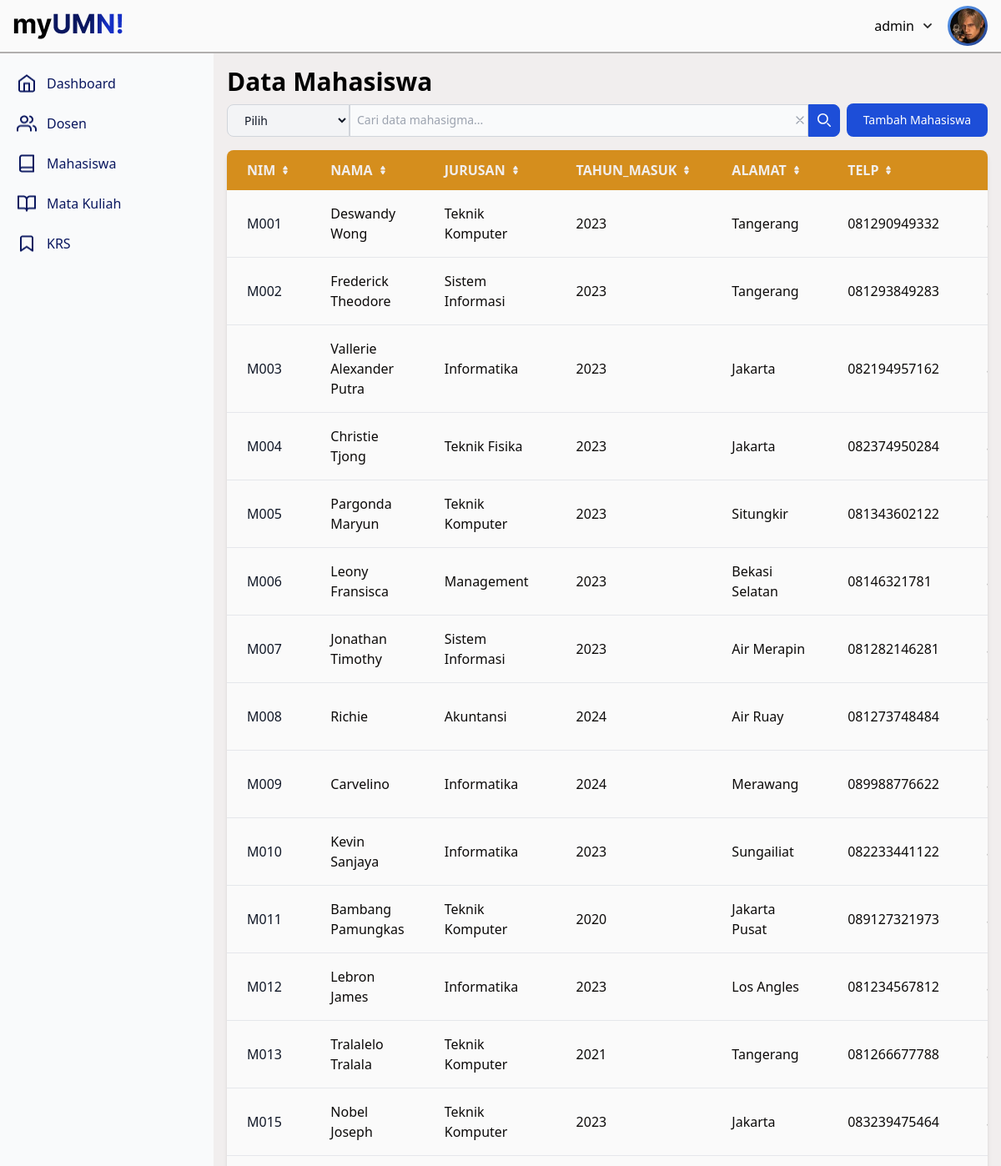
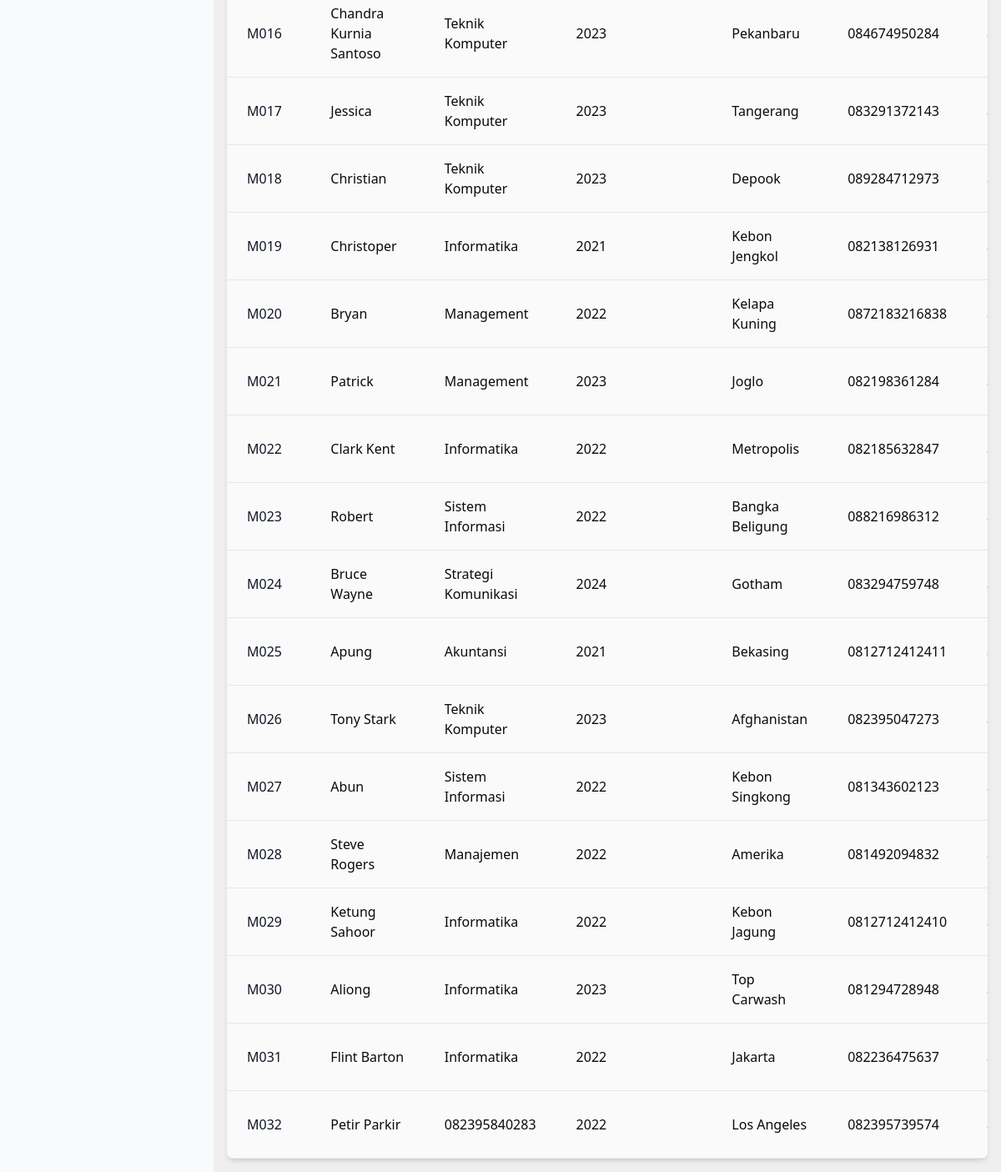
The page /project/menu?page=mahasiswa (signed in) on the database its author committed (2 pictures, top to bottom).
### tables this page shows
CREATE TABLE `mahasiswa` (
  `nim` varchar(20) NOT NULL,
  `nama` varchar(100) DEFAULT NULL,
  `jurusan` varchar(50) NOT NULL,
  `tahun_masuk` int(11) DEFAULT NULL,
  `alamat` text DEFAULT NULL,
  `telp` varchar(15) DEFAULT NULL,
  `user_input` varchar(50) DEFAULT NULL,
  `tanggal_input` timestamp NOT NULL DEFAULT current_timestamp()
);

### project/components/table.php (the view, shortened to what this page needs)
<?php
function render_table($result, $actions = []) {
    echo "<div class='relative overflow-x-auto shadow-md sm:rounded-lg mt-4'>";
    echo "<table class='w-full text-sm text-left rtl:text-right text-gray-500'>";
    echo "<thead class='text-base text-gray-700 uppercase bg-[#D58E1D]'>";
    echo "<tr>";
    while ($fieldinfo = mysqli_fetch_field($result)) {
        $fieldName = $fieldinfo->name;
        $params = $_GET;
        $params['sort'] = $fieldName;
        $params['dir'] = (($_GET['sort'] ?? '') === $fieldName && ($_GET['dir'] ?? 'asc') === 'asc') ? 'desc' : 'asc';
        $sortUrl = '?' . http_build_query($params);
        echo "<th scope='col' class='px-6 py-3 text-[#F1EEEE]'>";
        echo "<div class='flex items-center'>";
        echo "<a href=\"$sortUrl\" class='flex items-center hover:underline'>" . ucfirst($fieldName) . "
            <svg class='w-3 h-3 ms-1.5' xmlns='http://www.w3.org/2000/svg' fill='currentColor' viewBox='0 0 24 24'>
                <path d='M8.574 11.024h6.852a2.075 2.075 0 0 0 1.847-1.086 1.9 1.9 0 0 0-.11-1.986L13.736 2.9a2.122 2.122 0 0 0-3.472 0L6.837 7.952a1.9 1.9 0 0 0-.11 1.986 2.074 2.074 0 0 0 1.847 1.086Zm6.852 1.952H8.574a2.072 2.072 0 0 0-1.847 1.087 1.9 1.9 0 0 0 .11 1.985l3.426 5.05a2.123 2.123 0 0 0 3.472 0l3.427-5.05a1.9 1.9 0 0 0 .11-1.985 2.074 2.074 0 0 0-1.846-1.087Z'/>
            </svg></a>";
        echo "</div>";
        echo "</th>";
    }
    echo "</tr>";
    echo "</thead>";
    echo "<tbody class='text-base'>";
    while ($row = mysqli_fetch_assoc($result)) {
        echo "<tr class='bg-[#FAFAFA] border-b border-gray-200'>";
        $isFirst = true;
        foreach ($row as $value) {
            if ($isFirst) {
                echo "<th scope='row' class='px-6 py-4 font-medium text-gray-900 whitespace-nowrap'>" . htmlspecialchars($value) . "</th>";
                $isFirst = false;
            } else {
                echo "<td class='px-6 py-4 text-stone-950'>" . htmlspecialchars($value) . "</td>";
            }
        }
        echo "</tr>";
    }
    echo "</tbody>";
    echo "</table>";
    echo "</div>";
}
?>

### project/menu/index.php (shortened to what this page needs)
<?php
$username = $_SESSION['username'];
$role = $_SESSION['role'];
$sidebarItems = [
    ["name" => "Dashboard", "icon" => "../asset/Home.png", "link" => "?page=dashboard", "roles" => ["admin"]],
    ["name" => "Dosen", "icon" => "../asset/Users.png", "link" => "?page=dosen", "roles" => ["admin"]],
    ["name" => "Mahasiswa", "icon" => "../asset/Book.png", "link" => "?page=mahasiswa", "roles" => ["admin"]],
    ["name" => "Mata Kuliah", "icon" => "../asset/Book open.png", "link" => "?page=matakuliah", "roles" => ["admin"]],
    ["name" => "KRS", "icon" => "../asset/Bookmark.png", "link" => "?page=krs", "roles" => ["admin"]],
    ["name" => "Laporan Jadwal", "icon" => "../asset/Book open.png", "link" => "?page=users", "roles" => ["dosen"]],
    ["name" => "Laporan Jadwal", "icon" => "../asset/Book open.png", "link" => "?page=users", "roles" => ["mahasiswa"]],
];
?>
<!DOCTYPE html>
<html lang="en">
<head>
    <script src="https://cdn.tailwindcss.com"></script>
</head>
<body class="h-dvh w-screen overflow-hidden bg-[#F1EEEE]">
    <div class="header h-16 flex flex-row w-full items-center justify-between px-4 py-2 bg-[#FAFAFA] border-b-2 border-b-[#6B6765]/50">
        <img class="h-auto w-auto cursor-pointer" src="../asset/myUMN!.png" onclick="window.location.href='/menu/index.php'"/>
        <div class="relative flex flex-row items-center space-x-4">
            <div class="flex flex-row items-center space-x-2 cursor-pointer" onclick="toggleDropdown()" id="chevron-trigger">
                <p class="text-nowrap"><?=$username?></p>
                <img class="h-4 w-4" src="../asset/Chevron down.png" />
            </div>
            <div class="relative w-12 h-12">
                <div class="absolute inset-0 bg-gradient-to-br from-blue-400 to-blue-900 rounded-full p-[3px]">
                    <img class="w-full h-full rounded-full object-cover" src="../asset/LeonTest.png" />
                </div>
            </div>
        </div>
    </div>
    <div class="flex" style="height: calc(100vh - 4rem);">
        <div id="default-sidebar" class="w-64 flex-shrink-0 bg-gray-50">
            <div class="h-100 px-3 py-4 overflow-y-auto bg-gray-50 light:bg-[#FAFAFA]">
                <ul class="space-y-2 font-medium">
                <?php foreach ($sidebarItems as $item): ?>
                    <?php if (in_array($role, $item['roles'])): ?>
                        <li>
                            <a href="<?= htmlspecialchars($item['link']); ?>"
                            class="flex items-center p-2 text-[#0A175F] transition duration-75 rounded-lg hover:bg-[#D58E1D] hover:text-white group">
                                <img class="w-6 h-6 mr-3 transition duration-75 group-hover:invert group-hover:brightness-0"
                                    src="<?= htmlspecialchars($item['icon']); ?>"
                                    alt="<?= htmlspecialchars($item['name']); ?>">
                                <span class="text-[#0A175F] transition duration-75 group-hover:text-white"><?= htmlspecialchars($item['name']); ?></span>
                            </a>
                        </li>
                    <?php endif; ?>
                <?php endforeach; ?>
                </ul>
            </div>
        </div>
        <div id="main-content" class="flex-grow h-full w-full position-relative bg-[#F1EEEE] p-4 overflow-y-scroll">
            <?php
                $page = $_GET['page'] ?? 'dashboard';
                $allowedPages = [
                    'dashboard' => 'dashboard.php',
                    'dosen' => './dosen/index.php',
                    'mahasiswa' => './mahasiswa/index.php',
                    'matakuliah' => './matakuliah/index.php',
                    'krs' => './krs/index.php'
                ];
                if (array_key_exists($page, $allowedPages)) {
                    include $allowedPages[$page];
                } else {
                    echo "<p class='text-red-500'>Page not found.</p>";
                }
            ?>
        </div>
    </div>
</body>
</html>

### project/menu/mahasiswa/index.php (shortened to what this page needs)
<?php
include '../config.php';
include '../components/table.php';
$sortField = $_GET['sort'] ?? 'nim';
$sortDir = strtolower($_GET['dir'] ?? 'asc');
$sortDir = ($sortDir === 'desc') ? 'DESC' : 'ASC';
$searchKeyword = $_GET['keyword'] ?? '';
$whereClause = '';
$query = "SELECT * FROM mahasiswa $whereClause ORDER BY $sortField $sortDir";
$result = mysqli_query($conn, $query);
?>
<h1 class="text-3xl font-semibold mb-2">Data Mahasiswa</h1>
<div class="flex flex-wrap items-center justify-between gap-2">
<form class="flex-grow min-w-[200px]" method="GET" action="">
        <div class="flex w-full">
            <select
                name="field"
                class="shrink-0 z-10 inline-flex items-center py-2 px-4 text-sm font-medium text-gray-900 bg-gray-100 border border-gray-300 rounded-s-lg hover:bg-gray-200 focus:ring-4 focus:outline-none focus:ring-gray-100"
            >
                <option value="">Pilih</option>
            </select>
            <div class="relative flex-grow flex flex-row">
                <input
                    type="text"
                    name="keyword"
                    value="<?= htmlspecialchars($searchKeyword) ?>"
                    class="block p-2 w-full text-sm text-gray-900 bg-gray-50 border border-gray-300 focus:ring-blue-500 focus:border-blue-500 pr-10"
                    placeholder="Cari data mahasigma..."
                    required
                />
                <?php
                    $query = [];
                    if (isset($_GET['page'])) {
                        $query['page'] = $_GET['page'];
                    }
                    $clearUrl = '?' . http_build_query($query);
                ?>
                <a href="<?= $clearUrl ?>" class="absolute top-1/2 -translate-y-1/2 right-10 text-gray-400 hover:text-red-500">
                    <svg class="w-4 h-4" fill="none" stroke="currentColor" stroke-width="2" viewBox="0 0 24 24">
                        <path stroke-linecap="round" stroke-linejoin="round" d="M6 18L18 6M6 6l12 12" />
                    </svg>
                </a>
                <button
                    type="submit"
                    class="relative top-0 end-0 p-2.5 text-sm font-medium h-full text-white bg-blue-700 rounded-e-lg border border-blue-700 hover:bg-blue-800 focus:ring-4 focus:outline-none focus:ring-blue-300"
                >
                    <svg class="w-4 h-4" xmlns="http://www.w3.org/2000/svg" fill="none" viewBox="0 0 20 20">
                        <path stroke="currentColor" stroke-linecap="round" stroke-linejoin="round" stroke-width="2" d="m19 19-4-4m0-7A7 7 0 1 1 1 8a7 7 0 0 1 14 0Z"/>
                    </svg>
                </button>
            </div>
        </div>
    </form>
    <button
        class="text-white bg-blue-700 hover:bg-blue-800 focus:ring-4 focus:ring-blue-300 font-medium rounded-lg text-sm px-5 py-2.5 dark:bg-blue-600 dark:hover:bg-blue-700 focus:outline-none dark:focus:ring-blue-800"
        onclick="openModal({ title: 'Tambah Mahasiswa', url: '/menu/mahasiswa/tambah.php' })"
    >
        Tambah Mahasiswa
    </button>
</div>
<?php
render_table($result, [
    'Edit' => 'javascript:void(0)" onclick="openModal({ title: \'Edit Mahasiswa\', url: \'/menu/mahasiswa/edit.php?nim={nim}\' })',
    'Hapus' => '/menu/mahasiswa/hapus.php?nim={nim}'
]);
?>

### rows shown on the page
mahasiswa: nim "M001", nama "Deswandy Wong", jurusan "Teknik Komputer", tahun_masuk "2023", alamat "Tangerang", telp "081290949332"
mahasiswa: nim "M002", nama "Frederick Theodore", jurusan "Sistem Informasi", tahun_masuk "2023", alamat "Tangerang", telp "081293849283"
mahasiswa: nim "M003", nama "Vallerie Alexander Putra", jurusan "Informatika", tahun_masuk "2023", alamat "Jakarta", telp "082194957162"
mahasiswa: nim "M004", nama "Christie Tjong", jurusan "Teknik Fisika", tahun_masuk "2023", alamat "Jakarta", telp "082374950284"
mahasiswa: nim "M005", nama "Pargonda Maryun", jurusan "Teknik Komputer", tahun_masuk "2023", alamat "Situngkir", telp "081343602122"
mahasiswa: nim "M006", nama "Leony Fransisca", jurusan "Management", tahun_masuk "2023", alamat "Bekasi Selatan", telp "08146321781"
mahasiswa: nim "M007", nama "Jonathan Timothy", jurusan "Sistem Informasi", tahun_masuk "2023", alamat "Air Merapin", telp "081282146281"
mahasiswa: nim "M008", nama "Richie", jurusan "Akuntansi", tahun_masuk "2024", alamat "Air Ruay", telp "081273748484"
mahasiswa: nim "M009", nama "Carvelino", jurusan "Informatika", tahun_masuk "2024", alamat "Merawang", telp "089988776622"
mahasiswa: nim "M010", nama "Kevin Sanjaya", jurusan "Informatika", tahun_masuk "2023", alamat "Sungailiat", telp "082233441122"
mahasiswa: nim "M011", nama "Bambang Pamungkas", jurusan "Teknik Komputer", tahun_masuk "2020", alamat "Jakarta Pusat", telp "089127321973"
mahasiswa: nim "M012", nama "Lebron James", jurusan "Informatika", tahun_masuk "2023", alamat "Los Angles", telp "081234567812"
mahasiswa: nim "M013", nama "Tralalelo Tralala", jurusan "Teknik Komputer", tahun_masuk "2021", alamat "Tangerang", telp "081266677788"
mahasiswa: nim "M015", nama "Nobel Joseph", jurusan "Teknik Komputer", tahun_masuk "2023", alamat "Jakarta", telp "083239475464"
mahasiswa: nim "M016", nama "Chandra Kurnia Santoso", jurusan "Teknik Komputer", tahun_masuk "2023", alamat "Pekanbaru", telp "084674950284"
mahasiswa: nim "M017", nama "Jessica", jurusan "Teknik Komputer", tahun_masuk "2023", alamat "Tangerang", telp "083291372143"
mahasiswa: nim "M018", nama "Christian", jurusan "Teknik Komputer", tahun_masuk "2023", alamat "Depook", telp "089284712973"
mahasiswa: nim "M019", nama "Christoper", jurusan "Informatika", tahun_masuk "2021", alamat "Kebon Jengkol", telp "082138126931"
mahasiswa: nim "M020", nama "Bryan", jurusan "Management", tahun_masuk "2022", alamat "Kelapa Kuning", telp "0872183216838"
mahasiswa: nim "M021", nama "Patrick", jurusan "Management", tahun_masuk "2023", alamat "Joglo", telp "082198361284"
mahasiswa: nim "M022", nama "Clark Kent", jurusan "Informatika", tahun_masuk "2022", alamat "Metropolis", telp "082185632847"
mahasiswa: nim "M023", nama "Robert", jurusan "Sistem Informasi", tahun_masuk "2022", alamat "Bangka Beligung", telp "088216986312"
mahasiswa: nim "M024", nama "Bruce Wayne", jurusan "Strategi Komunikasi", tahun_masuk "2024", alamat "Gotham", telp "083294759748"
mahasiswa: nim "M025", nama "Apung", jurusan "Akuntansi", tahun_masuk "2021", alamat "Bekasing", telp "0812712412411"
mahasiswa: nim "M026", nama "Tony Stark", jurusan "Teknik Komputer", tahun_masuk "2023", alamat "Afghanistan", telp "082395047273"
mahasiswa: nim "M027", nama "Abun", jurusan "Sistem Informasi", tahun_masuk "2022", alamat "Kebon Singkong", telp "081343602123"
mahasiswa: nim "M028", nama "Steve Rogers", jurusan "Manajemen", tahun_masuk "2022", alamat "Amerika", telp "081492094832"
mahasiswa: nim "M029", nama "Ketung Sahoor", jurusan "Informatika", tahun_masuk "2022", alamat "Kebon Jagung", telp "0812712412410"
mahasiswa: nim "M030", nama "Aliong", jurusan "Informatika", tahun_masuk "2023", alamat "Top Carwash", telp "081294728948"
mahasiswa: nim "M031", nama "Flint Barton", jurusan "Informatika", tahun_masuk "2022", alamat "Jakarta", telp "082236475637"
mahasiswa: nim "M032", nama "Petir Parkir", jurusan "082395840283", tahun_masuk "2022", alamat "Los Angeles", telp "082395739574"

### other values the page prints
$username "admin"
$item['name'] "Dashboard"
$item['name'] "Dosen"
$item['name'] "Mahasiswa"
$item['name'] "Mata Kuliah"
$item['name'] "KRS"
$fieldName "NIM"
$fieldName "NAMA"
$fieldName "JURUSAN"
$fieldName "TAHUN_MASUK"
$fieldName "ALAMAT"
$fieldName "TELP"
